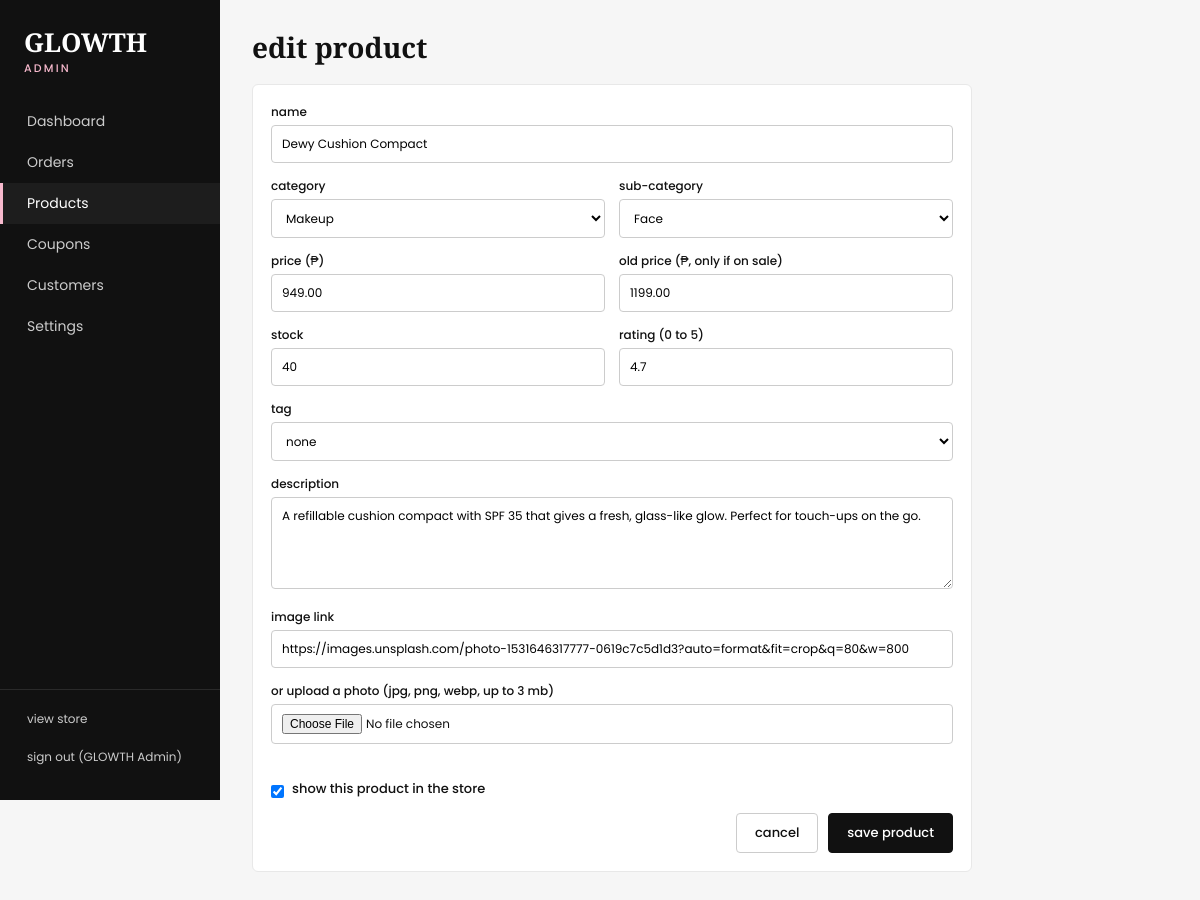
Screenshot of /admin/product_form.php?id=2 (signed in) with the database file from the repository.
### tables this page shows
create table if not exists users (
  id int not null auto_increment primary key,
  name varchar(120) not null,
  email varchar(160) not null unique,
  phone varchar(30) not null default '',
  password_hash varchar(255) not null,
  role enum('customer','admin') not null default 'customer',
  is_active tinyint(1) not null default 1,
  created_at timestamp not null default current_timestamp
);

create table if not exists products (
  id int not null auto_increment primary key,
  name varchar(160) not null,
  category enum('Makeup','Skincare') not null,
  sub_category varchar(40) not null,
  price decimal(10,2) not null,
  old_price decimal(10,2) null,
  image varchar(255) not null default '',
  description text not null,
  rating decimal(2,1) not null default 4.5,
  tag varchar(20) not null default '',
  stock int not null default 50,
  is_active tinyint(1) not null default 1,
  created_at timestamp not null default current_timestamp
);

### includes/bootstrap.php (called while the page is built, shortened)
<?php
function db() {
    static $pdo = null;
    if ($pdo === null) {
        try {
            $pdo = new PDO(DB_DSN, DB_USER, DB_PASS, [
                PDO::ATTR_ERRMODE => PDO::ERRMODE_EXCEPTION,
                PDO::ATTR_DEFAULT_FETCH_MODE => PDO::FETCH_ASSOC,
                PDO::ATTR_EMULATE_PREPARES => false,
            ]);
        } catch (PDOException $e) {
            http_response_code(500);
            exit('could not connect to the database. check config.php and import database/glowth.sql first.');
        }
    }
    return $pdo;
}
function e($value) {
    return htmlspecialchars((string) $value, ENT_QUOTES, 'UTF-8');
}
function current_user($refresh = false) {
    static $user = false;
    if ($user === false) {
        $user = null;
        if (!empty($_SESSION['user_id'])) {
            $st = db()->prepare('select id, name, email, phone, role, is_active from users where id = ?');
            $st->execute([$_SESSION['user_id']]);
            $row = $st->fetch();
            if ($row && $row['is_active']) {
                $user = $row;
            }
        }
    }
    return $user;
}

### admin/product_form.php (the view, shortened to what this page needs)
<?php
require_once __DIR__ . '/_layout.php';
require_admin();
$db = db();
$id = (int) ($_GET['id'] ?? 0);
$product = [
    'name' => '', 'category' => 'Makeup', 'sub_category' => 'Face', 'price' => '', 'old_price' => '',
    'image' => '', 'description' => '', 'rating' => '4.5', 'tag' => '', 'stock' => 50, 'is_active' => 1,
];
if ($id) {
    $st = $db->prepare('select * from products where id = ?');
    $st->execute([$id]);
    $found = $st->fetch();
    $product = $found;
}
admin_head($id ? 'edit product' : 'add product', 'products');
?>
<h1><?= $id ? 'edit product' : 'add product' ?></h1>
<form class="card form" method="post" enctype="multipart/form-data">
    <label>name<input name="name" value="<?= e($product['name']) ?>" required></label>
    <div class="two">
        <label>category
            <select name="category" id="category">
                <?php foreach (array_keys(PRODUCT_SUBS) as $cat): ?><option <?= $product['category'] === $cat ? 'selected' : '' ?>><?= e($cat) ?></option><?php endforeach; ?>
            </select>
        </label>
        <label>sub-category<select name="sub_category" id="sub"></select></label>
    </div>
    <div class="two">
        <label>price (₱)<input name="price" type="number" step="0.01" min="0" value="<?= e($product['price']) ?>" required></label>
        <label>old price (₱, only if on sale)<input name="old_price" type="number" step="0.01" min="0" value="<?= e($product['old_price']) ?>"></label>
    </div>
    <div class="two">
        <label>stock<input name="stock" type="number" min="0" value="<?= e($product['stock']) ?>" required></label>
        <label>rating (0 to 5)<input name="rating" type="number" step="0.1" min="0" max="5" value="<?= e($product['rating']) ?>"></label>
    </div>
    <label>tag
        <select name="tag">
            <?php foreach (['' => 'none', 'New' => 'New', 'Bestseller' => 'Bestseller'] as $val => $label): ?>
                <option value="<?= e($val) ?>" <?= $product['tag'] === $val ? 'selected' : '' ?>><?= e($label) ?></option>
            <?php endforeach; ?>
        </select>
    </label>
    <label>description<textarea name="description" rows="4" required><?= e($product['description']) ?></textarea></label>
    <label>image link<input name="image" value="<?= e($product['image']) ?>" placeholder="https://... or uploads/products/photo.jpg"></label>
    <label>or upload a photo (jpg, png, webp, up to 3 mb)<input type="file" name="photo" accept="image/*"></label>
    <label class="check"><input type="checkbox" name="is_active" <?= $product['is_active'] ? 'checked' : '' ?>> show this product in the store</label>
    <div class="row-end">
        <a class="btn light" href="products.php">cancel</a>
        <button class="btn" type="submit">save product</button>
    </div>
</form>
<?php admin_foot(); ?>

### admin/_layout.php (shortened to what this page needs)
<?php
require_once __DIR__ . '/../includes/bootstrap.php';
function require_admin() {
    $user = current_user();
    return $user;
}
function admin_head($title, $active) {
    $user = require_admin();
    $links = [
        'index' => 'dashboard', 'orders' => 'orders', 'products' => 'products',
        'coupons' => 'coupons', 'customers' => 'customers', 'settings' => 'settings',
    ];
    echo '<!DOCTYPE html><html lang="en"><head><meta charset="UTF-8">'
       . '<meta name="viewport" content="width=device-width, initial-scale=1">'
       . '<title>' . e($title) . ' | glowth admin</title>'
       . '<link href="https://fonts.googleapis.com/css2?family=Playfair+Display:wght@900&family=Poppins:wght@400;500;700&display=swap" rel="stylesheet">'
       . '<link rel="stylesheet" href="admin.css"></head><body><div class="shell"><aside class="side">'
       . '<div class="brand">GLOWTH<small>admin</small></div><nav>';
    foreach ($links as $file => $label) {
        echo '<a href="' . $file . '.php"' . ($active === $file ? ' class="on"' : '') . '>' . $label . '</a>';
    }
    echo '</nav><div class="side-foot"><a href="../index.html" target="_blank">view store</a>'
       . '<a href="logout.php">sign out (' . e($user['name']) . ')</a></div></aside><main class="main">';
}
function admin_foot() {
    echo '</main></div></body></html>';
}

### admin/admin.css (style rules this page uses)
:root { --pink: #f7b9cd; --pink-soft: #fde6ee; --ink: #111; --line: #e8e8e8; --muted: #777; }
* { box-sizing: border-box; }
body { margin: 0; font-family: Poppins, sans-serif; font-size: 14px; color: var(--ink); background: #f6f6f6; }
a { color: var(--ink); }
h1 { font-family: "Playfair Display", serif; font-weight: 900; font-size: 28px; margin: 0 0 18px; }
.shell { display: flex; min-height: 100vh; }
.side { width: 220px; background: var(--ink); color: #fff; padding: 24px 0; display: flex; flex-direction: column; position: sticky; top: 0; height: 100vh; }
.brand { font-family: "Playfair Display", serif; font-weight: 900; font-size: 26px; padding: 0 24px 24px; }
.brand small { display: block; font-family: Poppins, sans-serif; font-weight: 500; font-size: 11px; letter-spacing: .2em; text-transform: uppercase; color: var(--pink); }
.side nav { flex: 1; }
.side a { display: block; color: #ccc; text-decoration: none; padding: 10px 24px; border-left: 3px solid transparent; text-transform: capitalize; }
.side a.on { color: #fff; background: #1d1d1d; border-left-color: var(--pink); }
.side-foot { border-top: 1px solid #2a2a2a; padding-top: 10px; }
.side-foot a { font-size: 12px; text-transform: none; }
.main { flex: 1; padding: 28px 32px; min-width: 0; }
.card { background: #fff; border: 1px solid var(--line); border-radius: 6px; padding: 18px; margin-bottom: 18px; overflow-x: auto; }
.btn { display: inline-block; background: var(--ink); color: #fff; border: 1px solid var(--ink); padding: 9px 18px; border-radius: 4px; text-decoration: none; cursor: pointer; font: 500 13px Poppins, sans-serif; }
.btn.light { background: #fff; color: var(--ink); border-color: #ccc; }
input, select, textarea { font: inherit; padding: 9px 10px; border: 1px solid #ccc; border-radius: 4px; background: #fff; width: 100%; }
.form { max-width: 720px; }
.form label { display: block; font-size: 12px; font-weight: 500; margin-bottom: 14px; }
.form label input, .form label select, .form label textarea { margin-top: 4px; font-weight: 400; }
.two { display: grid; grid-template-columns: 1fr 1fr; gap: 14px; }
.form .check { display: flex; align-items: center; gap: 8px; font-size: 13px; }
.check input { width: auto; margin: 0; }
.row-end { display: flex; justify-content: flex-end; gap: 10px; }

### rows the page displays
users: name "GLOWTH Admin"
products: name "Dewy Cushion Compact", price "949.00", old_price "1199.00", stock "40", rating "4.7", tag "none", description "A refillable cushion compact with SPF 35 that gives a fresh, glass-like glow. Perfect for touch-ups on the go.", image "https://images.unsplash.com/photo-1531646317777-0619c7c5d1d3?auto=format&fit=crop&q=80&w=800", is_active "☑"

### other values shown
$label "Dashboard"
$label "Orders"
$label "Products"
$label "Coupons"
$label "Customers"
$label "Settings"
form field category "Makeup"
